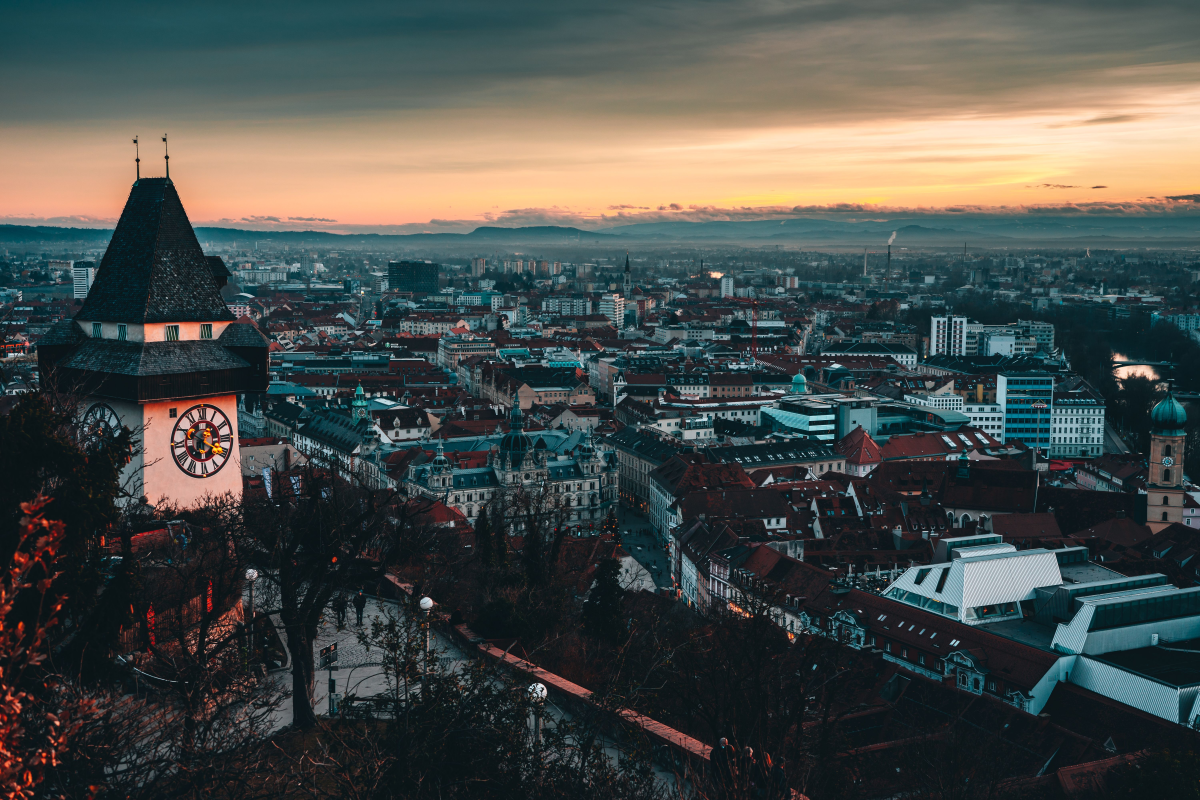
#> input picture graz-source.jpg, 6000 x 4000 px, given in place of heiji-sanjo-complete.jpg, which was not available (shown at 1/5 size)
$ python gen-scroll-plates.py
#> lines starting #> are read from the running program, lines starting #| are printed output that depends on the picture; pictures that were not available may be replaced by others from this repository, and a replacement may not be noted
"""The opening's two plates: the Sanjō scroll, graded by the wall's own function.

── Why this script exists ───────────────────────────────────────────────────
The opening and the sections under it were two separately authored things, and
they read as two things: the wall was black-and-ember, the hero was brown. That
was not a tuning miss, it was a category error.

  The wall REMAPS the scan. gen-wall.py sends every pixel through a lookup that
  has nothing to do with where it started: the beige silk lands on near-black,
  the pigment on ember.

  The hero DIMMED the scan — a CSS `filter: brightness(.30) saturate(.26)` over
  a photograph of a painting. A filter can only scale and rotate colour that is
  already there. Dim a brown painting and you get a darker brown painting.

So this file does to the Heiji scroll exactly what gen-wall.py does to the
night-parade sections: the same arithmetic, in the same order, constant for
constant. The two surfaces then match by construction and keep matching when
either is regenerated.

Output, and the roles are one-for-one with .jjk-wall / .jjk-wall-glow:

  public/img/scroll-cold.webp   the scroll as a wall — night, ink, no browns.
                                Stored WALL_GAIN too bright and divided back
                                down in CSS, for the reason set out at length
                                in gen-wall.py: a near-black image cannot
                                survive a lossy codec, because quantisation
                                steps are absolute and our whole signal fits in
                                a seventh of the range.
  public/img/scroll-glow.webp   the light, on black. Screened over the cold
                                plate, so it is a complete no-op at opacity 0
                                and needs no mask — black adds nothing.

── The four departures from gen-wall.py, and why each is forced ─────────────
1 · `mblur` everywhere, never the wrapping `blur`. The wall is a TILE, so a
    blur that wraps round the edge is correct there — it is the neighbouring
    copy. This is a single stretch of scroll that does not tile, and a wrapping
    blur would carry the fire at one end onto the cavalry at the other.

2 · None of the quilting. No gap paper, no dithered seams, no `quietest()`
    roll. All of that exists to build a repeating surface out of separate
    sheets; here there is one continuous stretch of one scroll.

3 · The light's ink term runs at INK_LIGHT_GAIN, not the wall's 6.5. This is
    one of two numbers that had to be re-derived, and it was re-derived by
    measurement rather than by eye. Running gen-wall.py's own detectors over
    both sets of scans:

        night parade   drawing 10–13 % of the scan · ink 8–11 % · red 0.4–1 %
        Sanjō scroll   drawing 31 %              · ink 28 %   · red 8.3 %

    The parade is an ink scroll with a whisper of pigment. The Sanjō is a fully
    coloured battle painting with three times the drawing on it. Feed the
    second through constants calibrated on the first and the light field
    saturates everywhere — which is exactly what the first attempt looked like:
    the cavalry glowed as hard as the burning palace. So the light's ink gain
    is set to whatever reproduces the parade's ~10 % coverage on THIS scan,
    which is 1.7. The cold plate keeps 6.5, because there the dense dark masses
    are wanted: they are what draws the figures.

4 · The pigment term is FIRE, not `redder`. On the parade, red is rare enough
    that "redder than the paper" and "on fire" are the same set of pixels. Here
    they are not: eight per cent of the scroll is redder than the paper —
    lacquer, armour lacing, banners, the ox-cart — and only the blaze is
    actually alight.

── Separating the blaze from the lacquer ────────────────────────────────────
Fire is first found as warm AND saturated AND bright. Each factor alone is
useless: warm alone is the whole scroll, saturated alone is every dyed robe,
bright alone is bare silk. Only the product is true of flame.

That still leaves the armour. Measured, the raw mask is only 2.3x stronger in
the blaze than over the cavalry — no threshold separates them, because the
lacquer really is warm, saturated and bright; there is just very little of it
in any one place. Which is the actual difference, and it is spatial, not
photometric:

    a fire is a REGION. Armour lacing is TEXTURE.

So the mask is low-passed at FIRE_REGION_RADIUS and thresholded: a blaze a
thousand pixels across survives its own blur, a hundred specks a pixel wide do
not. Measured on this scan that separates them 22:1, and it is what lets
FIRE_WEIGHT be turned up to eight without the cavalry moving — at that setting
the blaze gains 40 % and everything else 4 %.

── FIRE_WEIGHT, and why it is added rather than mixed in ────────────────────
`BASE` below is today's core, clipped at 1 exactly as gen-wall.py clips it, and
the extra fire is added ON TOP of that clip rather than inside it. That matters:
raising the clip instead would have let ink+red+green through where they used
to be cut, and the cavalry brightened by half before anyone touched the fire.
The light field's normaliser and floor are likewise frozen at the FIRE_WEIGHT=1
values and reused, so turning the fire up cannot rescale anything else. At
FIRE_WEIGHT = 1 this file reproduces its own previous output exactly.

The plate is rendered at the PEAK of the flare. The CSS ramps opacity to 1 and
then settles back to about 0.88, so the fire flares as it catches and then
burns steady — an overshoot, done with the only property that is free to
animate.

Source: _scout/assets/heiji-sanjo-complete.jpg
        Heiji Monogatari Emaki, Night Attack on the Sanjō Palace, 13th c.
        MFA Boston, via Wikimedia Commons, public domain. 34396x2172.
"""
import os
import sys
import numpy as np
from PIL import Image

Image.MAX_IMAGE_PIXELS = None

_HERE = os.path.dirname(os.path.abspath(__file__))
_ROOT = os.path.normpath(os.path.join(_HERE, ".."))
SRC = os.path.join(_ROOT, "_scout", "assets", "heiji-sanjo-complete.jpg")
_IMG = os.path.join(_ROOT, "public", "img")
OUT_COLD = os.path.join(_IMG, "scroll-cold.webp")
OUT_GLOW = os.path.join(_IMG, "scroll-glow.webp")

if len(sys.argv) > 1:
    SRC = sys.argv[1]
if len(sys.argv) > 3:
    OUT_COLD, OUT_GLOW = sys.argv[2], sys.argv[3]

# ── The window ──────────────────────────────────────────────────────────────
# Fractions of the full scroll, and this is now a STILL — the opening no longer
# unrolls, it opens on the fire. Which changes what the crop should be:
#
#   The old crop was 5.6 screens wide because most of it flew past; two thirds
#   of it carried a baked motion blur and only the landing zone was sharp. With
#   nothing moving, all of that is bytes spent on pixels nobody sees — and
#   worse, on an ultrawide screen the frame reached into the smeared part.
#
#   So the window is cut to what a frame can actually show: 3.62:1, which
#   covers everything up to 32.6:9, sharp end to end. The blaze fills the left
#   two thirds and the palace gable anchors the right.
#
# Change these and the CSS must follow — this script prints both numbers it
# needs, and `.jjk-scroll-plate` has nowhere else to get them.
X0, X1 = 0.345, 0.560
Y0, Y1 = 0.030, 0.970           # the mount: a row profile of the scan puts the
                                # dark mounting edge below 0.022 and above 0.973
FIRE = 0.435                    # centre of the blaze, in scroll fractions
FRAME_ANCHOR = 0.42             # where the blaze sits across the viewport
H = 1000                        # output height, and the unit every scale below
                                # is expressed in — gen-wall.py's convention

# ── Constants, verbatim from gen-wall.py ────────────────────────────────────
WALL_GAIN = 2.5                 # paired with `filter: brightness()` in the CSS
LIGHT_RADII = (0.032, 0.092, 0.25)
LIGHT_WEIGHTS = (0.44, 0.34, 0.30)
LIGHT_FLOOR_PCT = 40
INK_GAIN = 6.5                  # the drawing, for the cold plate

# ── Constants re-derived for this scan — see notes 3 and 4 above ────────────
# ── What actually draws the temple and the soldiers ─────────────────────────
# The wall's construction throws the painting's TONE away and keeps only its
# edges: `det` is a high-pass of the INPAINTED paper, and the ink is then
# SUBTRACTED from an already near-black base. On the wall that is right — the
# figures are meant to be revealed by light, not read.
#
# Here it inverted the source's own figure-ground and then flattened it. In the
# scan the samurai are dark on bright silk; in the plate the silk is near-black
# and the ink darkens it further, so a temple roof — a large flat mass with no
# local contrast inside it — came out as a hole with a thin rim. "Ich tu mir
# schwer, den Tempel oder Soldaten zu erkennen."
#
# So legibility is put where it belongs: in the LIGHT, not in the cold plate.
# The roof is visible because the fire is lighting it, which is both physically
# true and dramatically right — when the fire dies at the end, the roof goes
# dark with it, and the handover to the dark room needs no separate machinery.
#
# Two terms do it, and they answer two different failures:
#
#   INK_LIGHT_GAIN raised 1.7 -> 3.5. The gain controls how much of the drawing
#   counts as emitting. At 1.7 it was calibrated to reproduce the night
#   parade's ~10 % ink coverage, which is correct for a background and too thin
#   for a subject: only the finest lines emitted. At 3.5 the brackets, the
#   eaves, the armour and the horses come with them.
#
#   LIGHT_MIX["body"], new. Local contrast cannot see the inside of a large
#   flat shape — that is what left the roof hollow. `body` is the opposite
#   measurement: how much DARKER than the bare silk a passage is, low-passed so
#   it is a mass rather than an outline. It gives the lacquered roof a body
#   catching firelight instead of a void.
#
# Measured on the frame the reader actually sees, going from (1.7, 0) to
# (3.5, 0.16): local contrast over the temple 4.4 -> 9.0 and over the cavalry
# 4.1 -> 8.7, both roughly doubled — while the flame cores move from 113.1 to
# 113.3 of 255. The fire is not touched at all. What opens is the shadow floor,
# 9.1 -> 18.0, which is the crush that was hiding everything.
INK_LIGHT_GAIN = 3.5            # was 1.7 — see the note above
# The paper's texture is read as a BAND, not as everything above a cutoff.
#
# gen-wall.py takes a plain high-pass — `plum - blur(plum, H/78)` — and that is
# right for the wall, which is seen at 5 % luminance behind a 93 % veil. Here
# the same plate is the picture, at full exposure, and the top of that band is
# not paper at all: it is the film grain of a photograph of a scroll. Amplified
# by 1.35 onto a 0.05 floor it becomes a +-54 % modulation, and it showed up as
# silver speckle crawling all over the smoke.
#
# So the high-pass gets a floor of its own. Measured on this window, blurring
# the near end by 1.6 px cuts the noise in a smooth passage from 14.1 to 5.2 of
# 255 while keeping four fifths of the detail energy (sd 0.116 -> 0.082): the
# grain goes, the fibre, stains and fold lines stay.
PAPER_GRAIN = 1.6               # px; 0 restores gen-wall.py's plain high-pass
FIRE_WARM, FIRE_SAT, FIRE_LUM = 0.10, 0.35, 0.55
FIRE_REGION_RADIUS = 0.07       # of the plate height
FIRE_REGION_LO = 0.045          # blaze below this density is not a blaze
FIRE_REGION_HI = 0.045 * 2.6
FIRE_WEIGHT = 8.0               # the flare's peak; 1.0 is the wall's own mix
LIGHT_MIX = dict(ink=0.72, fire=1.00, red=0.18, green=0.30, body=0.16)
BODY_GAIN = 1.35                # contrast of the mass term against the silk
BODY_BLUR = 2.5                 # px; enough that it is a mass and not an edge

# Byte budgets, per plate. The cold plate gets the larger one and it is not
# generosity: it is the frame the reader looks at for the whole opening, it is
# near-black, and near-black is where a lossy codec does its worst — the
# quantisation step is absolute, so an error of three levels is noise on bright
# paper and blocking on a dark wall. Measured against a q78 reference, the
# displayed error runs 1.8/255 at q70 and 3.0/255 at q40 against a signal whose
# standard deviation is about 17.
SIZE_TARGET_KB = {"cold": 560, "glow": 480}


def blur(x, s):
    """Gaussian as a multiply in the frequency domain. Wraps — see note 1."""
    h, w = x.shape[:2]
    fy = np.fft.fftfreq(h)[:, None]
    fx = np.fft.rfftfreq(w)[None, :]
    k = np.exp(-2.0 * (np.pi ** 2) * (s ** 2) * (fy * fy + fx * fx))
    if x.ndim == 2:
        return np.fft.irfft2(np.fft.rfft2(x) * k, s=(h, w)).astype(np.float32)
    return np.stack(
        [np.fft.irfft2(np.fft.rfft2(x[..., i]) * k, s=(h, w)) for i in range(x.shape[2])],
        axis=-1,
    ).astype(np.float32)


def mblur(x, s):
    """The same, reflected at the edges. This is the one used below."""
    h, w = x.shape[:2]
    ph, pw = min(int(s * 3), h - 1), min(int(s * 3), w - 1)
    if x.ndim == 2:
        return blur(np.pad(x, ((ph, ph), (pw, pw)), mode="reflect"), s)[ph:ph + h, pw:pw + w]
    out = blur(np.pad(x, ((ph, ph), (pw, pw), (0, 0)), mode="reflect"), s)
    return out[ph:ph + h, pw:pw + w]


def smoothstep(x):
    x = np.clip(x, 0, 1)
    return x * x * (3 - 2 * x)


def save(a, path, budget, gain=1.0):
    """Write, stepping the quality down until the plate fits its budget."""
    im = Image.fromarray(np.clip(a * gain * 255, 0, 255).astype(np.uint8), "RGB")
    for q in (82, 74, 66, 58, 50, 42):
        im.save(path, "WEBP", quality=q, method=6)
        kb = os.path.getsize(path) / 1024
        if kb <= budget:
            break
    return q, kb


# ── 1 · The window ──────────────────────────────────────────────────────────
im = Image.open(SRC).convert("RGB")
#> im is the input picture: PIL image 6000x4000 RGB; mean R, G, B 72.9, 78.1, 75.1
W0, H0 = im.size
strip = im.crop((int(W0 * X0), int(H0 * Y0), int(W0 * X1), int(H0 * Y1)))
CW = int(strip.size[0] * H / strip.size[1])
art = np.asarray(strip.resize((CW, H), Image.LANCZOS), np.float32) / 255.0
del im, strip
CH = H
print(f"window {CW}x{CH}  ({CW / CH:.3f}:1, covers to {CW / CH * 9:.1f}:9)")
#| window 343x1000  (0.343:1, covers to 3.1:9)

# ── 2 · Flatten the scan's own lighting ─────────────────────────────────────
# gen-wall.py does this per panel before anything else, and every step after it
# reads absolute tone. A photograph of a mounted scroll is never evenly lit, and
# an unflattened gradient comes out as a slow brightening across the plate.
lf = mblur(art, H / 3)
art = np.clip(art - lf + np.median(lf.reshape(-1, 3), axis=0), 0, 1)
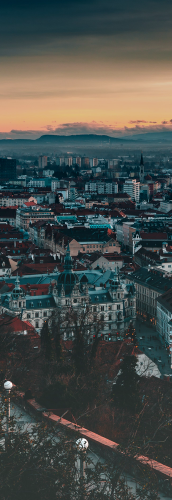
#> art: shape (1000, 343, 3) float32 (shown at 1/2 size); mean R, G, B 0.284, 0.307, 0.295
del lf

# ── 3 · Ink, pigment and fire, separated out of the same scan ───────────────
# Ink is found by LOCAL contrast, never by absolute darkness: a scan darker at
# one end would otherwise read as ink at that end.
paper_tone = np.median(art.reshape(-1, 3), axis=0)
#> paper_tone = [0.193, 0.237, 0.253]
dev = art - paper_tone
lum = 0.2126 * art[..., 0] + 0.7152 * art[..., 1] + 0.0722 * art[..., 2]

highpass = mblur(lum, H / 50) - lum
ink = np.clip(highpass * INK_GAIN, 0, 1)              # the drawing
ink_light = np.clip(highpass * INK_LIGHT_GAIN, 0, 1)  # the part that emits
highpass_ref = highpass.copy()                        # for the frozen normaliser
redder = np.clip((dev[..., 0] - dev[..., 2] - 0.07) * 11.0, 0, 1)
greener = np.clip((dev[..., 1] - dev[..., 0] - 0.05) * 11.0, 0, 1)

chroma_max = art.max(axis=-1)
sat = (chroma_max - art.min(axis=-1)) / np.maximum(chroma_max, 1e-4)
warm = art[..., 0] - art[..., 2]
fire_raw = (np.clip((warm - FIRE_WARM) * 8.0, 0, 1)
            * np.clip((sat - FIRE_SAT) * 6.0, 0, 1)
            * np.clip((lum - FIRE_LUM) * 6.0, 0, 1))
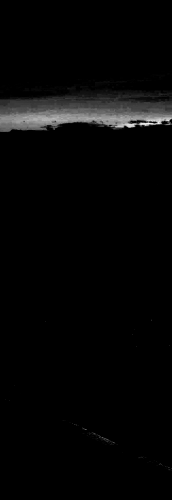
#> fire_raw: shape (1000, 343) float32 (shown at 1/2 size); min 0, max 0.999, mean 0.023
# A fire is a region; armour lacing is texture. See the note at the top.
density = mblur(fire_raw, CH * FIRE_REGION_RADIUS)
blaze = fire_raw * smoothstep(
    (density - FIRE_REGION_LO) / (FIRE_REGION_HI - FIRE_REGION_LO))

# The mass term. `paper_lum` is the bare silk, so this is "how much darker than
# the paper", blurred just enough that a roof reads as a surface and a brush
# line does not read at all.
paper_lum = float(np.median(lum))
#> paper_lum = 0.225
body = mblur(np.clip((paper_lum - lum) / max(paper_lum, 1e-6) * BODY_GAIN, 0, 1),
             BODY_BLUR)

drawing = np.clip(np.maximum(ink, np.maximum(redder, greener)), 0, 1)
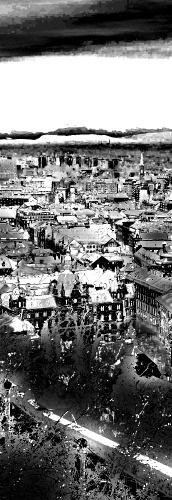
#> drawing: shape (1000, 343) float32 (shown at 1/2 size); min 0, max 1, mean 0.457
del dev, chroma_max, sat, warm

_left = blaze[:, :int(CW * 0.33)].mean()
print(f"  blaze isolated: {blaze[:, int(CW * 0.55):].mean() / max(_left, 1e-9):.0f}x "
      f"stronger over the fire than over the cavalry")
#|   blaze isolated: 1x stronger over the fire than over the cavalry

# ── 4 · The paper, with the painting taken off it ───────────────────────────
# Painted areas are inpainted with a weighted blur of everything that is not
# painted. Paper has no sharp features, so that is all it takes: fibre, stains
# and the fold lines from being rolled survive, the painting vanishes.
hole = np.clip(drawing * 2.2, 0, 1)[..., None]
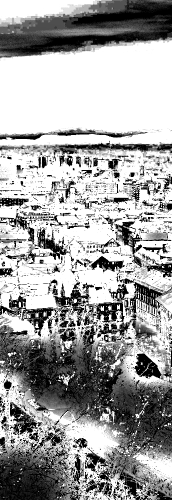
#> hole: shape (1000, 343, 1) float32 (shown at 1/2 size); min 0, max 1, mean 0.634
keep = 1.0 - hole
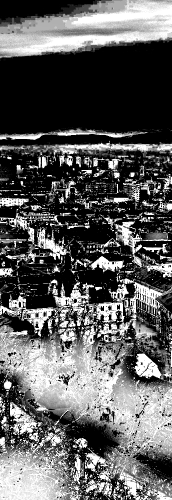
#> keep: shape (1000, 343, 1) float32 (shown at 1/2 size); min 0, max 1, mean 0.366
paper = np.where(hole > 0.03,
                 mblur(art * keep, H / 27) / (mblur(keep, H / 27) + 1e-4),
                 art)
#> in mblur (call 5), `out = blur(np.pad(x, ((ph, ph), (pw, pw), (0, 0)), mode="reflect"), s)`:
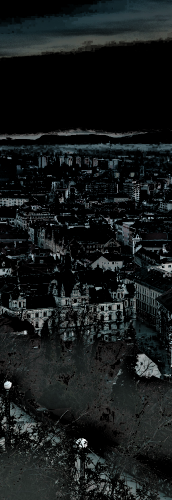
#> x: shape (1000, 343, 3) float32 (shown at 1/2 size); mean R, G, B 0.0894, 0.105, 0.106
#> in mblur (call 5), `return out[ph:ph + h, pw:pw + w]`:
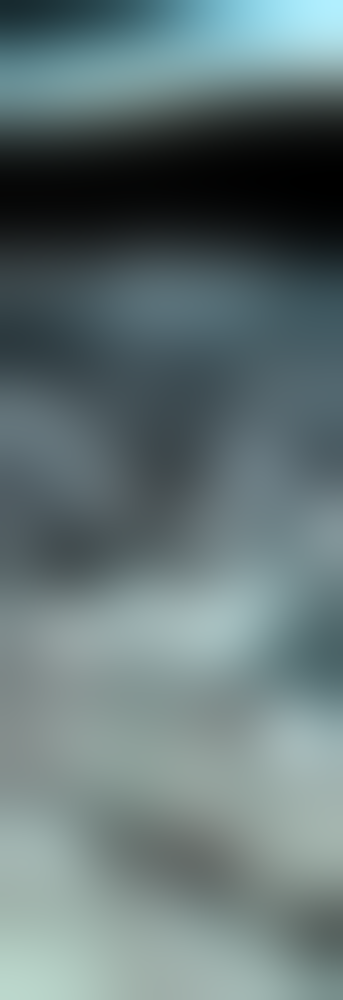
#> returned value: shape (1000, 343, 3) float32; mean of channels 0, 1, 2 0.0894, 0.105, 0.106; drawn with min black and max white
#> (the rest of the program and of its run is left out)
